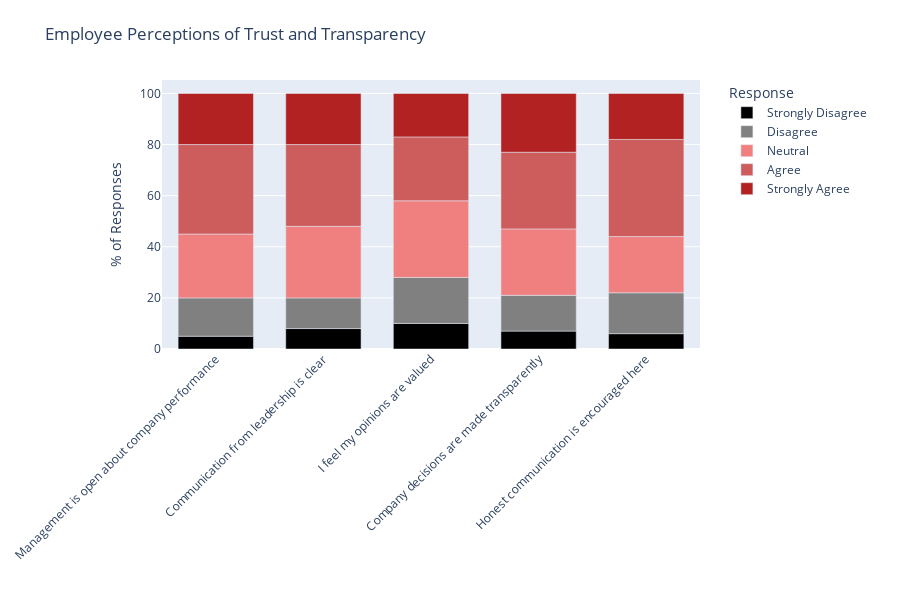

This figure's notebook cell:
### Markdown cell above
# Survey Score Card

### Code cell
questions = [
    "Management is open about company performance",
    "Communication from leadership is clear",
    "I feel my opinions are valued",
    "Company decisions are made transparently",
    "Honest communication is encouraged here"
]

strongly_disagree = np.array([5, 8, 10, 7, 6])
disagree = np.array([15, 12, 18, 14, 16])
neutral = np.array([25, 28, 30, 26, 22])
agree = np.array([35, 32, 25, 30, 38])
strongly_agree = np.array([20, 20, 17, 23, 18])

# Create dataframe
df = pd.DataFrame({
    'Question': questions,
    'Strongly Disagree': strongly_disagree,
    'Disagree': disagree,
    'Neutral': neutral,
    'Agree': agree,
    'Strongly Agree': strongly_agree
})

# Create the stacked bar chart using Plotly Express
fig_trnsp = px.bar(
    df,
    x='Question',
    y=['Strongly Disagree', 'Disagree', 'Neutral', 'Agree', 'Strongly Agree'],
    title='Employee Perceptions of Trust and Transparency',
    labels={'value': '% of Responses', 'variable': 'Response'},
    category_orders={'variable': ['Strongly Disagree', 'Disagree', 'Neutral', 'Agree', 'Strongly Agree']},
    color_discrete_map={
        'Strongly Disagree': 'black',
        'Disagree': 'grey',
        'Neutral': 'lightcoral',
        'Agree': 'indianred',
        'Strongly Agree': 'firebrick'
    },
    height=600
)

# Update layout and make it more readable
fig_trnsp.update_layout(
    xaxis_title='',
    yaxis_title='% of Responses',
    legend=dict(x=1.05, y=1, yanchor='top', font=dict(size=12)),
    bargap=0.3,
    margin=dict(l=50, r=200, b=150, t=80),
    xaxis=dict(tickangle=-45, automargin=True, tickfont=dict(size=12))
)

fig_trnsp.show()

### Figure 1 — Plotly figure (JSON) as saved in the notebook; plotly's stock layout.template omitted (floating-point values rounded to 4 significant figures)
{"data": [{"alignmentgroup": "True", "hovertemplate": "Response=Strongly Disagree<br>Question=%{x}<br>% of Responses=%{y}<extra></extra>", "legendgroup": "Strongly Disagree", "marker": {"color": "black", "pattern": {"shape": ""}}, "name": "Strongly Disagree", "offsetgroup": "Strongly Disagree", "orientation": "v", "showlegend": true, "textposition": "auto", "type": "bar", "x": ["Management is open about company performance", "Communication from leadership is clear", "I feel my opinions are valued", "Company decisions are made transparently", "Honest communication is encouraged here"], "xaxis": "x", "y": [5, 8, 10, 7, 6], "yaxis": "y"}, {"alignmentgroup": "True", "hovertemplate": "Response=Disagree<br>Question=%{x}<br>% of Responses=%{y}<extra></extra>", "legendgroup": "Disagree", "marker": {"color": "grey", "pattern": {"shape": ""}}, "name": "Disagree", "offsetgroup": "Disagree", "orientation": "v", "showlegend": true, "textposition": "auto", "type": "bar", "x": ["Management is open about company performance", "Communication from leadership is clear", "I feel my opinions are valued", "Company decisions are made transparently", "Honest communication is encouraged here"], "xaxis": "x", "y": [15, 12, 18, 14, 16], "yaxis": "y"}, {"alignmentgroup": "True", "hovertemplate": "Response=Neutral<br>Question=%{x}<br>% of Responses=%{y}<extra></extra>", "legendgroup": "Neutral", "marker": {"color": "lightcoral", "pattern": {"shape": ""}}, "name": "Neutral", "offsetgroup": "Neutral", "orientation": "v", "showlegend": true, "textposition": "auto", "type": "bar", "x": ["Management is open about company performance", "Communication from leadership is clear", "I feel my opinions are valued", "Company decisions are made transparently", "Honest communication is encouraged here"], "xaxis": "x", "y": [25, 28, 30, 26, 22], "yaxis": "y"}, {"alignmentgroup": "True", "hovertemplate": "Response=Agree<br>Question=%{x}<br>% of Responses=%{y}<extra></extra>", "legendgroup": "Agree", "marker": {"color": "indianred", "pattern": {"shape": ""}}, "name": "Agree", "offsetgroup": "Agree", "orientation": "v", "showlegend": true, "textposition": "auto", "type": "bar", "x": ["Management is open about company performance", "Communication from leadership is clear", "I feel my opinions are valued", "Company decisions are made transparently", "Honest communication is encouraged here"], "xaxis": "x", "y": [35, 32, 25, 30, 38], "yaxis": "y"}, {"alignmentgroup": "True", "hovertemplate": "Response=Strongly Agree<br>Question=%{x}<br>% of Responses=%{y}<extra></extra>", "legendgroup": "Strongly Agree", "marker": {"color": "firebrick", "pattern": {"shape": ""}}, "name": "Strongly Agree", "offsetgroup": "Strongly Agree", "orientation": "v", "showlegend": true, "textposition": "auto", "type": "bar", "x": ["Management is open about company performance", "Communication from leadership is clear", "I feel my opinions are valued", "Company decisions are made transparently", "Honest communication is encouraged here"], "xaxis": "x", "y": [20, 20, 17, 23, 18], "yaxis": "y"}], "layout": {"bargap": 0.3, "barmode": "relative", "height": 600, "legend": {"font": {"size": 12}, "title": {"text": "Response"}, "tracegroupgap": 0, "x": 1.05, "y": 1, "yanchor": "top"}, "margin": {"b": 150, "l": 50, "r": 200, "t": 80}, "title": {"text": "Employee Perceptions of Trust and Transparency"}, "xaxis": {"anchor": "y", "automargin": true, "autorange": true, "domain": [0, 1], "range": [-0.5, 4.5], "tickangle": -45, "tickfont": {"size": 12}, "title": {"text": ""}, "type": "category"}, "yaxis": {"anchor": "x", "autorange": true, "domain": [0, 1], "range": [0, 105.3], "title": {"text": "% of Responses"}, "type": "linear"}}}
